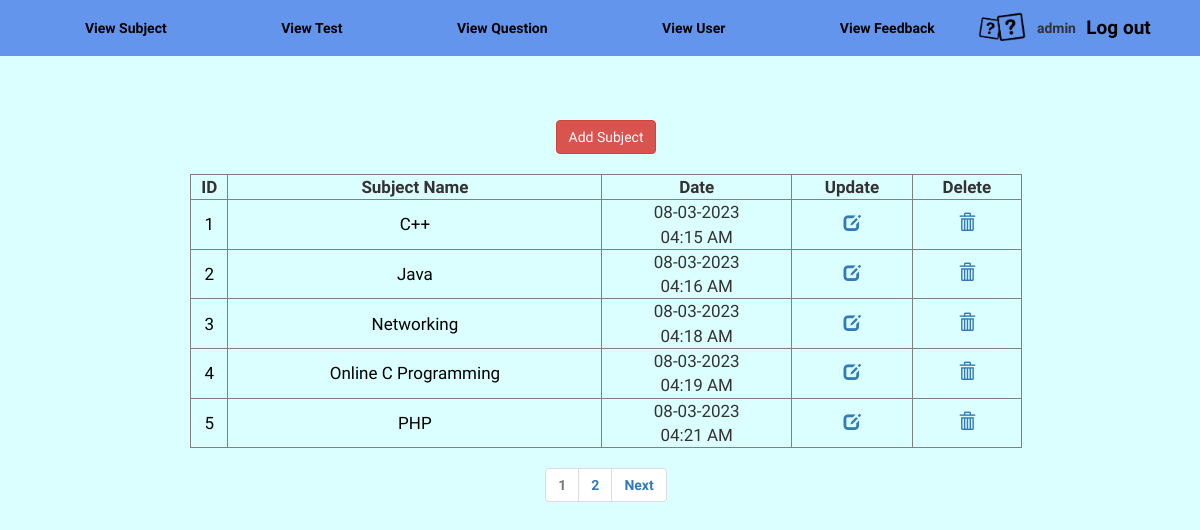
Page /adminViewSubject.php (signed in) on the committed database.
### tables this page shows
CREATE TABLE `quiz_subject` (
  `sub_id` int(5) NOT NULL,
  `sub_name` varchar(250) DEFAULT NULL,
  `date` timestamp NOT NULL DEFAULT current_timestamp()
);

### adminViewSubject.php (the view, shortened to what this page needs)
<!DOCTYPE html>
<html>
<head>
<link rel="stylesheet" href="https://maxcdn.bootstrapcdn.com/bootstrap/3.3.6/css/bootstrap.min.css">
</head>
<body>
<?php include"adminMenu.php";?>
<center>
<div class="all-Table table-striped">
<table border="1px solid black" width="70%" >
<?php
include"database.php";
$number = 1;
$results_per_page = 5;
$current_page = isset($_GET['page']) ? $_GET['page'] : 1;
$offset = ($current_page - 1) * $results_per_page;
$currentNumber = ($current_page - 1) * $results_per_page + $number;
	$result=mysqli_query($con,"select * from quiz_subject LIMIT $offset, $results_per_page");
		echo "<tr><a class='btn btn-danger' href='adminSubjectAdd.php'>Add Subject</a></tr><br><br>";
		echo "<tr><th>ID</th><th>Subject Name</th><th>Date</th><th>Update</th><th>Delete</th></tr>";
	while($test=mysqli_fetch_assoc($result)){
	$id=$test['sub_id'];
		echo"<tr><td><font color='black'>" .$currentNumber++."</font></td>";
		echo"<td><font color='black'>" .$test['sub_name']."</font></td>";
		echo"<td>" .date("d-m-Y ", strtotime($test['date']))."<br>".date("h:i A ", strtotime($test['date']))."</td>";
		echo "<td><a href='editSubject.php?sub_id=$id'><span class='glyphicon glyphicon-edit'></span></a></td>";
		echo "<td><a href='deleteSubject.php?sub_id=$id'><span class='glyphicon glyphicon-trash'></span></a></td></tr>";
	}
?>
</table>
<?php
$total_results = mysqli_num_rows(mysqli_query($con, "select * from quiz_subject"));
$total_pages = ceil($total_results / $results_per_page);
echo "<nav class='pagination_nav'>
<ul class='pagination'>";
for ($i=max(1, $current_page-2); $i<=min($current_page+2, $total_pages); $i++) {
    if ($i == $current_page) {
        echo "<li class='page-item disabled'>
		<span>$i</span>
		</li>";
    } else {
        echo "<li class='page-item'>
		<a class='page-link' href='?page=$i'>$i</a>
		</li>";
    }
}
if ($current_page < $total_pages) {
    echo "<li class='page-item'>
	<a class='page-link' href='?page=".($current_page + 1)."'>Next</a>
	</li>";
}
echo "</ul> </nav>";
?>
</div>
</center>
</body>
</html>

### adminViewSubject.php (style rules this page uses)
body { margin:0; background-color:#DBFFFF; }
table,td,th { border-collapse: collapse; text-align: center; font-size: 17px; }
.all-Table { position: absolute; margin: 10% 1%; width: 99%; }
.pagination li { margin: -3px !important; display: inline; }
.pagination>li:first-child>a, .pagination>li:first-child>span { margin-left: 0; border-top-left-radius: 4px; border-bottom-left-radius: 4px; }
.pagination>li:last-child>a, .pagination>li:last-child>span { border-top-right-radius: 4px; border-bottom-right-radius: 4px; }
.pagination>li>a, .pagination>li>span { position: relative; padding: 6px 12px; margin-left: -1px; line-height: 1.42857143; color: #337ab7; text-decoration: none; background-color: #fff; border: 1px solid #ddd; }
.pagination li.page-item.disabled span { color: #777; }
.pagination_nav { text-align: center; margin: 0; position: initial; display: block; }

### adminMenu.php (style rules this page uses)
* { font-family: 'Merienda One', cursive; }
p,span { font-family: 'Yeseva One', cursive; }
nav { font-weight: bold; position: absolute; width: 100%; padding-bottom: 0%; height: 100%; align-items: center; display: inline-flex; }

### rows in the picture
quiz_subject: sub_name "C++", date "08-03-2023", date "04:15 AM"
quiz_subject: sub_name "Java", date "08-03-2023", date "04:16 AM"
quiz_subject: sub_name "Networking", date "08-03-2023", date "04:18 AM"
quiz_subject: sub_name "Online C Programming", date "08-03-2023", date "04:19 AM"
quiz_subject: sub_name "PHP", date "08-03-2023", date "04:21 AM"

### other values in the picture
$_SESSION['loginAdmin'] "admin"
